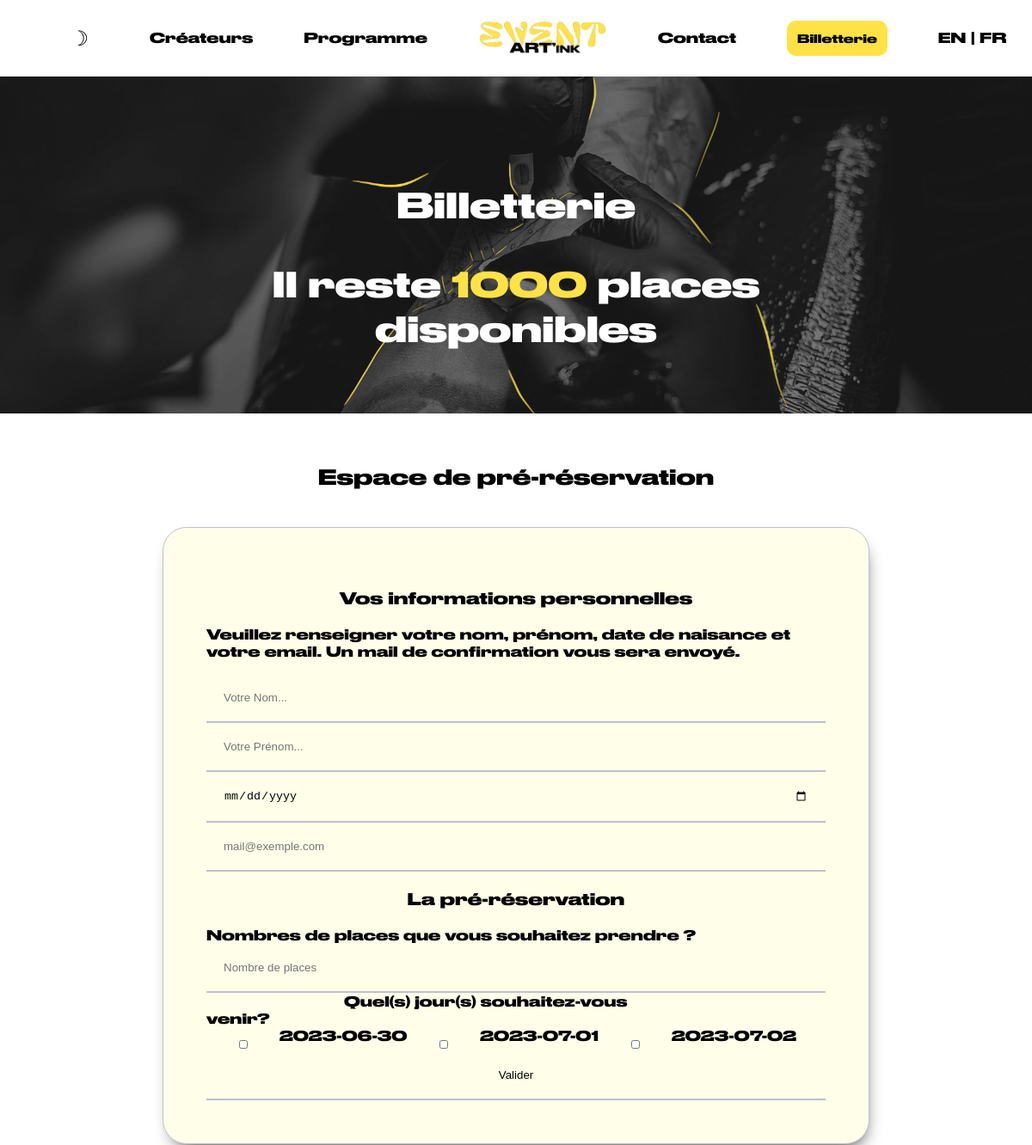
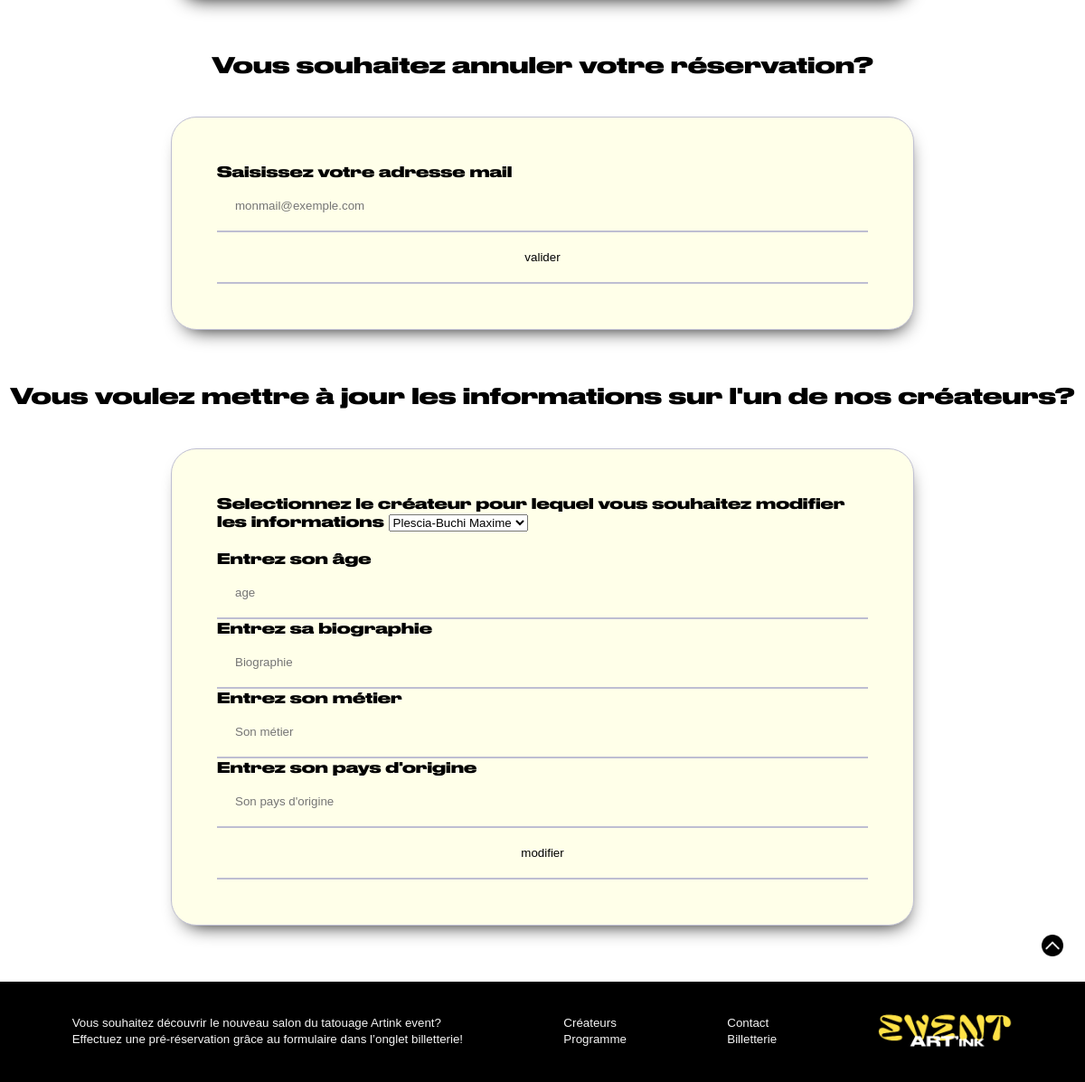
/billetterie.php, run on the app's committed database (2 pictures, top to bottom).
### tables this page shows
CREATE TABLE `periode` (
  `id_periode` int(2) NOT NULL,
  `jour` date NOT NULL,
  `horaire_debut` time NOT NULL,
  `horaire_fin` time NOT NULL
);

### lang.php (called while the page is built, shortened)
<?php
$lang = $_SESSION["lang"];
?>

### billetterie.php (the view, shortened to what this page needs)
<?php include("lang.php");
include("connexion/bdd.php");
$requete = 'SELECT * from periode';
$resultat=$connexion->query($requete);
$tabDates = $resultat->fetchAll();
$compte = count($tabDates);
?>
<!DOCTYPE html>
<html lang="<?php echo $lang;?>">
<html lang="fr">
    <head>
        <link rel="stylesheet" href="style/style.css">
        <link rel="stylesheet" href="style/style-menu-footer.css">
    </head>
<body>
    <header>
        <?php include("menu.php") ?>
    </header>
    <div class="containerBanniere">
        <img src="img/banniere.png" alt="Bannière Art'Ink" id="banniere">
        <div class="texteBanniere">
            <p><?php echo introbilletterie;?></p>
            <?php
            $requete5 = 'SELECT sum(nb_places) FROM reservent';
            $resultat5 = $connexion->query($requete5);
            $nbClient = $resultat5->fetchAll();
            $places_restantes = 1000 - $nbClient[0][0];
            echo 'Il reste <couleur>'.$places_restantes.'</couleur> places disponibles';
            ?>
        </div>
    </div>
    <h2 class="pre-resa"><?php echo reservation;?></h2>
    <div class="fild">
        <fieldset>
            <form  action="" method="post">
                <h3 id="reserve"><?php echo infoperso;?></h3>
                <p><?php echo renseignement;?></p>
                <input type="text" name="nom" placeholder="Votre Nom..." required></input>
                <input type="text" name="prenom" placeholder="Votre Prénom..." required></input>
                <input type="date" name="date_naissance" required></input>
                <input type="mail" name="email" placeholder="mail@exemple.com" required></input>
                <h3 id="reserve"><?php echo prereservation;?></h3>
                <label><?php echo nbplaces;?></label>
                <input type="number" name="nb_places" placeholder="Nombre de places" required>
                <label id="titre_venir"><?php echo jourvenir;?></label>
                <div class="container-reservation">
                    <?php
                    for($i=0;$i<$compte;$i++){
                        echo '<input class="taille" type="checkbox" value="'.$tabDates[$i]['id_periode'].'" name="jour[]">'.$tabDates[$i]['jour'].'</input>';
                    }?>
                </div>
                <input type="submit" value="Valider" name="valider"></input>
            </form>
        </fieldset>
    </div>
    <h2 class="pre-resa"><?php echo annuler;?></h2>
    <div class="fild">
        <fieldset>
            <form action="" method="post">
                <label><?php echo saisir;?></label>
                <input type="mail" name="mailcompte" placeholder="monmail@exemple.com">
                <input type="submit" value="valider" name="supprimer">
            </form>
        </fieldset>
    </div>
    <h2 class="pre-resa"><?php echo miseajour;?></h2>
    <div class="fild">
        <fieldset>
            <form action="" method="post">
                <label><?php echo selectcrea;?></label>
                <select name="id">
                    <?php
                        $requete3 = 'SELECT * from createurs';
                        $resultat3=$connexion->query($requete3);
                        $tabCreateurs = $resultat3->fetchAll();
                        $compteCrea = count($tabCreateurs);
                        for($i=0; $i<$compteCrea; $i++){
                            echo '<option value='.$tabCreateurs[$i]['id_createur'].'>'.$tabCreateurs[$i]['nom'].' '.$tabCreateurs[$i]['prenom'].'</option>';
                        }
                    ?>
                </select></br></br>
                <label><?php echo age;?></label>
                <input type="number" name="age" placeholder="age">
                <label><?php echo bio;?></label>
                <input type="text" name="bio" placeholder="Biographie">
                <label><?php echo metier;?></label>
                <input type="text" name="metier" placeholder="Son métier">
                <label><?php echo pays;?></label>
                <input type="text" name="origine" placeholder="Son pays d'origine">
                <input type="submit" name="modifier" value="modifier">
            </form>
        </fieldset>
    </div>
        <div id="scroll_to_top">
            <a href="#top"><img src="img/icones/fleche.png" alt="Retourner en haut" /></a>
        </div>
    <footer>
        <?php include("footer.php")?>
    </footer>
</body>
</html>

### style/style.css (style rules this page uses)
body { font-family: "Druk"; margin: 0; }
#banniere { width: 100%; }
.containerBanniere { position: relative; text-align: center; color: rgb(255, 255, 255); font-size: 40px; }
.texteBanniere { position: absolute; top: 50%; left: 50%; transform: translate(-50%, -50%); text-align: center; }
.texteBanniere couleur { color: #ffe246; }
fieldset { margin: 0; border:1px none; border-radius: 1.9vw; }
form { width: 60vw; background:#ffffe9; border-radius:28px; border: #bebed2 1px solid; box-shadow: 3px 11px 21px -12px #000; padding:50px 50px; position: relative; }
.fild { display: flex; justify-content: center; }
.pre-resa { text-align: center; margin-top: 4vw; margin-bottom: 3vw; }
#reserve { margin-top: 20px; text-align: center; }
#titre_venir { margin: 160px; }
input { width:100%; padding:20px; box-sizing:border-box; background:none; border:0; border-bottom:2px solid #bebed2; }
.container-reservation { display: flex; justify-content:space-evenly; }
.taille { width:10px; height:10px; margin-top: 15px; }
#scroll_to_top img { width: 2vw; }
#scroll_to_top { display: flex; justify-content: end; margin-right: 2vw; }
body { background-color: var(--bg); }

### style/style-menu-footer.css (style rules this page uses)
body { padding: 0; margin: 0; }

### data on the page
periode: jour "2023-06-30"
periode: jour "2023-07-01"
periode: jour "2023-07-02"

### other printed values
crea "Créateurs"
prog "Programme"
cont "Contact"
bille "Billetterie"
introbilletterie "Billetterie"
$places_restantes "1000"
reservation "Espace de pré-réservation"
infoperso "Vos informations personnelles"
renseignement "Veuillez renseigner votre nom , prénom , date de naisance et votre email . Un mail de confirmation vous sera envoyé."
prereservation "La pré-réservation"
nbplaces "Nombres de places que vous souhaitez prendre ?"
jourvenir "Quel(s) jour(s) souhaitez-vous venir?"
annuler "Vous souhaitez annuler votre réservation?"
saisir "Saisissez votre adresse mail"
miseajour "Vous voulez mettre à jour les informations sur l'un de nos créateurs?"
